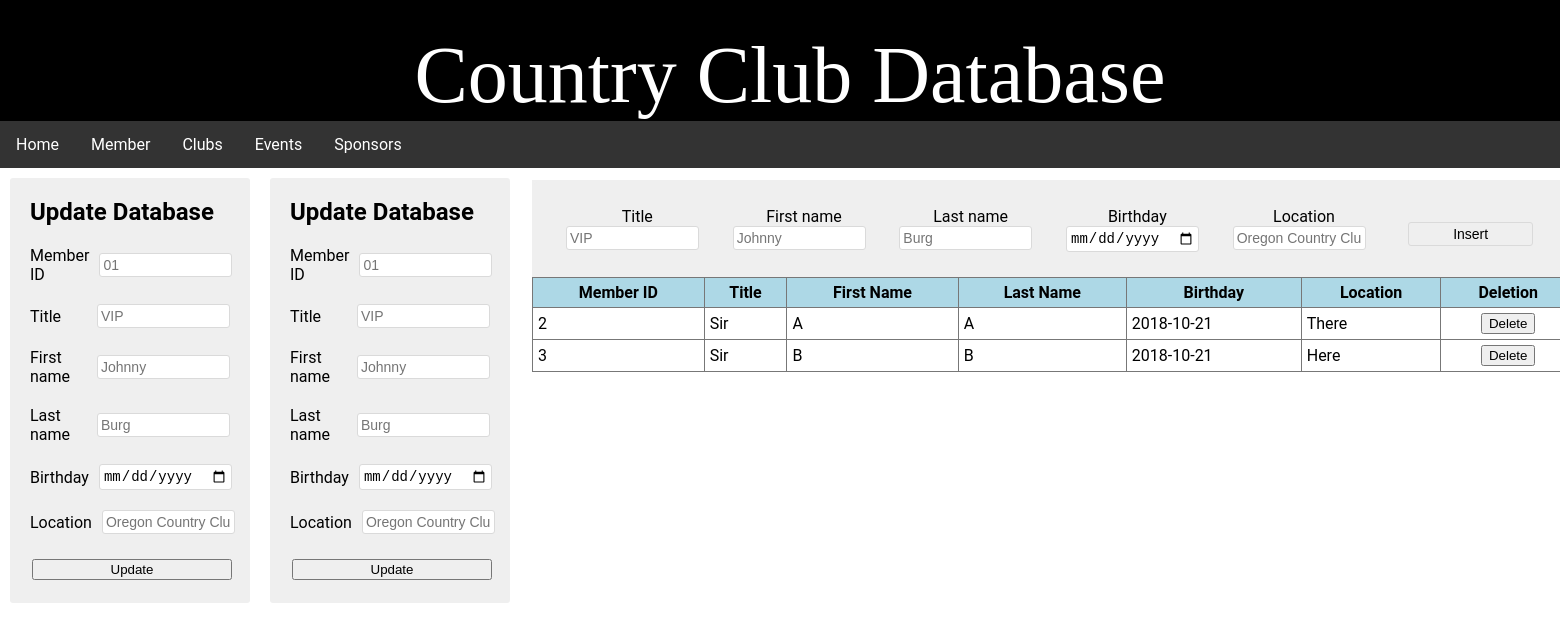
Page /member.html on the committed database.
### tables this page shows
CREATE TABLE `members` (
    id INTEGER PRIMARY KEY AUTOINCREMENT,
    `title` VARCHAR(255) NOT NULL,
    `first_name` VARCHAR(255) NOT NULL,
    `last_name` VARCHAR(255) NOT NULL,
    `dob` DATE NOT NULL,
    `location` VARCHAR(255) NOT NULL,
    CONSTRAINT full_name UNIQUE (first_name,last_name)
);

### app.py (the view)
@app.route("/member.html", methods=['GET','POST'])
def member_route():
    conn = get_db_connection()
    cur = conn.cursor()
    cur.execute("SELECT * FROM members")
    data = cur.fetchall()
    conn.close()
    return render_template("/pages/member.html",homeIsActive=True,data=data)

### app.py (called while the page is built)
def get_db_connection():
    conn = sqlite3.connect('database.db')
    conn.row_factory = sqlite3.Row
    return conn

### templates/pages/member.html (shortened to what this page needs)
{% extends 'base.html' %}
{% block content %}
    <main class="content">
      <aside class="filter-container">
        <h2>Update Database</h2>
        <form action="{{ url_for('update_members') }}" method = "POST">
          <div class="filter-input-container">
            <label for="id">Member ID</label>
            <input type="text" name="id"
                   placeholder="01" class="form-control"
                   value="{{ request.form['id'] }}"></input>
        </div>
        <div class="filter-input-container">
          <label for="title">Title</label>
          <input type="text" name="title"
                 placeholder="VIP" class="form-control"
                 value="{{ request.form['title'] }}"></input>
      </div>
      <div class="filter-input-container">
        <label for="first_name">First name</label>
        <input type="text" name="first_name"
               placeholder="Johnny" class="form-control"
               value="{{ request.form['first_name'] }}"></input>
    </div>
    <div class="filter-input-container">
      <label for="last_name">Last name</label>
      <input type="text" name="last_name"
             placeholder="Burg" class="form-control"
             value="{{ request.form['last_name'] }}"></input>
  </div>
  <div class="filter-input-container">
        <label for="completion_time">Birthday</label>
        <input type="date" name= 'dob' id="completion_time" value="{{ request.form['dob'] }}"></input>
  </div>
        <div class="filter-input-container">
          <label for="location">Location</label>
          <input type="text" name="location"
                 placeholder="Oregon Country Club" class="form-control"
                 value="{{ request.form['location'] }}"></input>
      </div>
        <div class="form-group">
          <form action="{{ url_for('add_members') }}" method="POST">
            <input type="submit" value="Update"
                    class="btn-danger-btn-sm">
        </form>
        </form>
      </aside>
      <aside class="filter-container">
        <h2>Update Database</h2>
        <form action="{{ url_for('update_members') }}" method = "POST">
          <div class="filter-input-container">
            <label for="id">Member ID</label>
            <input type="text" name="id"
                   placeholder="01" class="form-control"
                   value="{{ request.form['id'] }}"></input>
        </div>
        <div class="filter-input-container">
          <label for="title">Title</label>
          <input type="text" name="title"
                 placeholder="VIP" class="form-control"
                 value="{{ request.form['title'] }}"></input>
      </div>
      <div class="filter-input-container">
        <label for="first_name">First name</label>
        <input type="text" name="first_name"
               placeholder="Johnny" class="form-control"
               value="{{ request.form['first_name'] }}"></input>
    </div>
    <div class="filter-input-container">
      <label for="last_name">Last name</label>
      <input type="text" name="last_name"
             placeholder="Burg" class="form-control"
             value="{{ request.form['last_name'] }}"></input>
  </div>
  <div class="filter-input-container">
        <label for="completion_time">Birthday</label>
        <input type="date" name= 'dob' id="completion_time" value="{{ request.form['dob'] }}"></input>
  </div>
        <div class="filter-input-container">
          <label for="location">Location</label>
          <input type="text" name="location"
                 placeholder="Oregon Country Club" class="form-control"
                 value="{{ request.form['location'] }}"></input>
      </div>
        <div class="form-group">
          <form action="{{ url_for('add_members') }}" method="POST">
            <input type="submit" value="Update"
                    class="btn-danger-btn-sm">
        </form>
        </form>
      </aside>
     <div class="table-container">
      <div class="insert-container">
        <form action="{{ url_for('add_members') }}" class= 'insert-button' method = "POST">
        <div class="form-group">
          <label for="title">Title</label>
          <input type="text" name="title"
                 placeholder="VIP" class="form-control"
                 value="{{ request.form['title'] }}"></input>
      </div>
      <div class="form-group">
        <label for="first_name">First name</label>
        <input type="text" name="first_name"
               placeholder="Johnny" class="form-control"
               value="{{ request.form['first_name'] }}"></input>
    </div>
    <div class="form-group">
      <label for="last_name">Last name</label>
      <input type="text" name="last_name"
             placeholder="Burg" class="form-control"
             value="{{ request.form['last_name'] }}"></input>
  </div>
      <div class="form-group">
        <label for="completion_time">Birthday</label>
        <input type="date" name= 'dob' class="form-control" id="completion_time" value="{{ request.form['dob'] }}"></input>
  </div>
        <div class="form-group">
          <label for="location">Location</label>
          <input type="text" name="location"
                 placeholder="Oregon Country Club" class="form-control"
                 value="{{ request.form['location'] }}"></input>
      </div>
        <div class="form-group">
          <button  class="form-insert" type="submit" >Insert</button>
      </div>
        </form>
       </div>
      <table class="tb">
        <tr>
          <th>Member ID</th>
          <th>Title</th>
          <th>First Name</th>
          <th>Last Name</th>
          <th>Birthday</th>
          <th>Location</th>
          <th>Deletion</th>
        </tr>
        {% if (data is defined) and data %} {% for item in data %}
        <tr>
          <td>{{ item['id'] }}</td>
          <td>{{ item['title'] }}</td>
          <td>{{ item['first_name'] }}</td>
          <td>{{ item['last_name'] }}</td>
          <td>{{ item['dob'] }}</td>
          <td>{{ item['location'] }}</td>
          <td>
            <form action="{{ url_for('delete_members', id=item['id']) }}" method="POST" class = delete-btn>
              <input type="submit" value="Delete"
                      class="btn-delete"
                      onclick="return confirm('Are you sure you want to delete this entry?')">
          </form>
        </td>
        </tr>
        {% endfor %} {% endif %}
      </table>
        </div>
    </main>
  </body>
</html>
{% endblock %}

### static/style.css (style rules this page uses)
body { font-family: 'Roboto', sans-serif; margin: 0; }
.content { display: flex; }
.form-group { width: 100%; margin: 5px 2px 3px; display: inline-grid; }
.form-insert { font-size: 14px; width: 125px; padding: 3px; border: 1px solid #dadada; border-radius: 3px; margin: auto; }
.delete-btn { display: flex; align-content: center; justify-content: center; align-items: center; }
#completion_time { font-size: 14px; width: 125px; margin-left: 10px; padding: 3px; border: 1px solid #dadada; border-radius: 3px; }
.form-control { font-size: 14px; width: 125px; margin-left: 10px; padding: 3px; border: 1px solid #dadada; border-radius: 3px; }
.filter-container { display: inline-block; min-width: 200px; max-width: 200px; margin: 10px 10px auto 10px; padding: 20px; border-radius: 3px; background-color: #efefef; }
.filter-container h2 { margin: 0; }
.filter-input-container { width: 100%; margin: 20px 0; display: flex; align-items: center; justify-content: space-between; }
.insert-container { display: inline-flex; justify-content: space-between; align-items: center; flex-direction: column; background-color: #efefef; text-align: center; }
.insert-button { display: inline-flex; align-items: baseline; flex-direction: row; justify-content: center; padding: 2px; margin: 2px; border: 2px; padding: 20px; border-radius: 3px; background-color: #efefef; width: 1000px }
.tb { border-collapse: collapse; width: -webkit-fill-available; }
.tb th, .tb td { padding: 5px; border: solid 1px #777; }
.tb th { background-color: lightblue; }
.table-container { display: inline-block; padding: 12px; border-radius: 3px; }

### rows in the picture
members: id "2", title "Sir", first_name "A", last_name "A", dob "2018-10-21", location "There"
members: id "3", title "Sir", first_name "B", last_name "B", dob "2018-10-21", location "Here"
